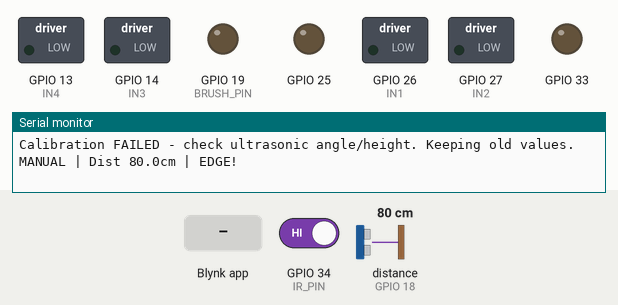
This sketch was run on a simulated ESP32. Parts: switched loads named in the sketch (green lamp = pin HIGH), output pins drawn as LEDs (lit = HIGH), the last lines printed to the serial monitor. Wiring (inferred from the names in the program): ultrasonic range finder: trigger GPIO 5; echo GPIO 18. Dashed ring = blinking. The test bench sets the inputs (shaded band); at power-on: distance to the obstacle (sensor on GPIO 18) 80 cm, GPIO 34 (IR_PIN) HIGH. The echo pulse lasts 58.3 µs per cm; WiFi joins after 1.5 s; servers stay silent unless stated; pins used as bus, display or sensor lines are not drawn.

Above: at 3.0 s.
3.1 s: Blynk app writes 1 to V1
At 4.8 s:
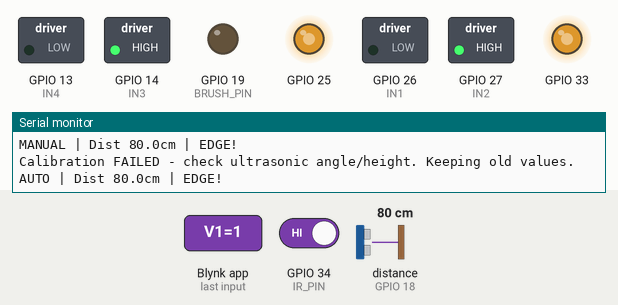
6.1 s: Blynk app writes 1 to V2
At 7.2 s:
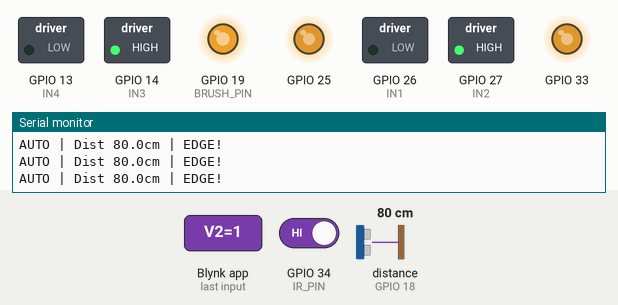
9.1 s: distance to the obstacle (sensor on GPIO 18) set to 8 cm
11.0 s: distance to the obstacle (sensor on GPIO 18) set to 5 cm
At 11.3 s:
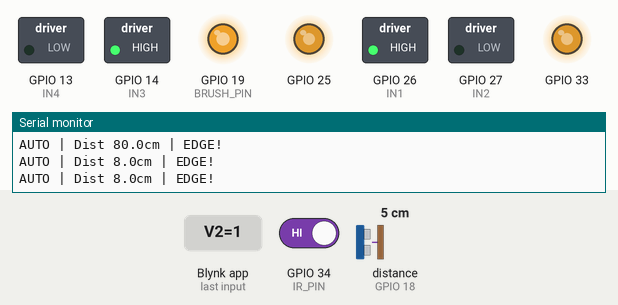
12.5 s: Blynk app writes 0 to V1
At 13.2 s:
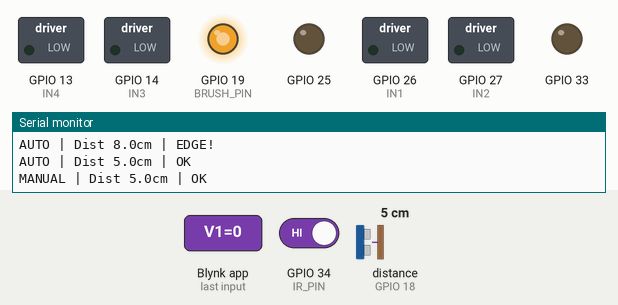
14.0 s: Blynk app writes 200 to V0
At 14.3 s:
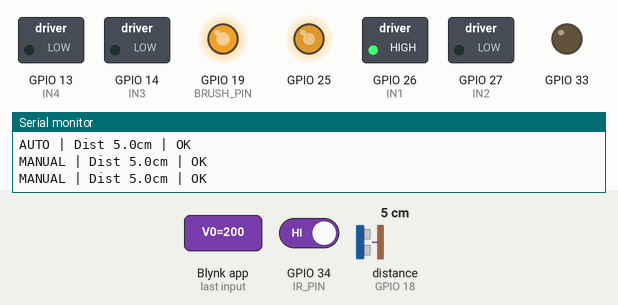
Timing chart, 0 to 16.5 s (numbered marks = the images above; inputs shaded):
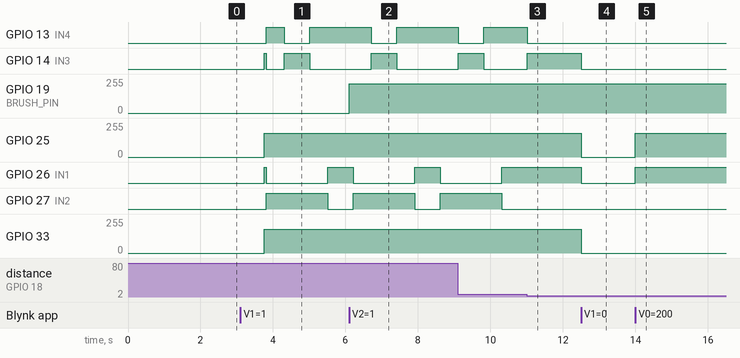

Measured:
- the behaviour switches between 7 and 6 cm on distance to the obstacle (sensor on GPIO 18) (found by bisection; images 2 and 3)
- after the input at 3.1 s, GPIO 13 (IN4): LOW → HIGH after 0.71 s, → LOW 0.50 s later, → HIGH 0.70 s later; GPIO 14 (IN3): LOW → HIGH after 0.66 s, → LOW 0.05 s later, → HIGH 0.50 s later, → LOW 0.70 s later
- after the input at 6.1 s, GPIO 19 (BRUSH_PIN): 0/255 → 219/255 at once
- after the input at 11.0 s, GPIO 26 (IN1): stays HIGH (without the input it goes to LOW after 0.02 s); GPIO 27 (IN2): stays LOW (without the input it goes to HIGH after 0.02 s)
- after the input at 12.5 s, GPIO 14 (IN3), GPIO 26 (IN1): HIGH → LOW at once; GPIO 25, GPIO 33: 179/255 → 0/255 at once
- after the input at 14.0 s, GPIO 25: 0/255 → 179/255 at once; GPIO 26 (IN1): LOW → HIGH at once

The sketch:

solar_cleaner_esp32.ino
```cpp
/*
  Solar Panel Cleaning Robot - ESP32 + Blynk IoT
  --------------------------------------------------------------
  - 2 x DC gear motors via L298N (differential / tank drive)
  - Brush roller motor via a transistor / MOSFET (PWM)
  - HC-SR04 ultrasonic (points DOWN at the glass) -> edge detection
  - IR obstacle sensor (points FORWARD)           -> obstacle avoidance
  - Blynk IoT app: joystick, auto mode, brush switch, speed slider

  Blynk datastreams (create these in your template):
    V0  Joystick (Merge mode, range -100..100 for X and Y, auto-return ON)
    V1  Auto mode switch       (Integer 0..1)
    V2  Brush switch           (Integer 0..1)
    V3  Speed slider           (Integer 100..255, default 180)
    V4  Status label           (String)

  Libraries: "Blynk" by Volodymyr Shymanskyy
  Board:     ESP32 Dev Module (esp32 by Espressif)
*/

// ====== BLYNK CREDENTIALS (paste yours) ======
#define BLYNK_TEMPLATE_ID "TMPL2OVx7Yecb"
#define BLYNK_TEMPLATE_NAME "solar cleaner"
#define BLYNK_AUTH_TOKEN "3pxxyje_kUnrgxhjnd9Npl6E_ygZazoR"
#define BLYNK_PRINT Serial

#include <WiFi.h>
#include <WiFiClient.h>
#include <BlynkSimpleEsp32.h>

char ssid[] = "E36 M52B28";
char pass[] = "MULTIVALVE";

// ====== PIN MAP ======
// L298N
const int ENA = 25;   // left motor speed (PWM)  - remove ENA jumper on L298N
const int IN1 = 26;
const int IN2 = 27;
const int IN3 = 14;
const int IN4 = 13;
const int ENB = 33;   // right motor speed (PWM) - remove ENB jumper on L298N

// Brush motor driver (transistor / MOSFET gate)
const int BRUSH_PIN = 19;

// HC-SR04 (ECHO must go through a voltage divider!)
const int TRIG_PIN = 5;
const int ECHO_PIN = 18;

// IR obstacle sensor (OUT goes LOW when an obstacle is detected)
const int IR_PIN = 34;

// ====== PWM SETTINGS ======
const int PWM_FREQ = 2000;
const int PWM_RES  = 8;      // 0..255
const int CH_ENA = 0, CH_ENB = 1, CH_BRUSH = 2;   // used by older ESP32 cores

// ====== TUNING ======
const bool INVERT_LEFT  = false;   // set true if left wheel spins the wrong way
const bool INVERT_RIGHT = false;   // set true if right wheel spins the wrong way
const float EDGE_MARGIN_CM = 3.0;  // reading above (ground + margin) = edge
const int   DEADZONE       = 15;   // joystick deadzone (of 100)
const unsigned long REVERSE_MS       = 500;
const unsigned long TURN_OBSTACLE_MS = 450;
const unsigned long TURN_EDGE_MS     = 700;
const int BRUSH_DUTY = 220;        // brush motor speed 0..255

// ====== STATE ======
BlynkTimer timer;

int  joyX = 0, joyY = 0;
int  driveSpeed = 180;
bool autoMode = false;
bool brushOn  = false;
bool needCalibrate = true;

float groundCm    = 4.0;   // measured distance to glass (auto-calibrated)
float edgeLimitCm = 7.0;
float distanceCm  = 0;
int   edgeCount   = 0;
bool  edgeDetected     = false;
bool  obstacleDetected = false;

enum AutoState { A_FORWARD, A_REVERSE, A_TURN };
AutoState autoState = A_FORWARD;
unsigned long stateStart = 0;
unsigned long turnDuration = 0;
int  turnDir = 1;            // +1 = right, -1 = left (alternates)
bool lastWasEdge = false;

// ====== PWM HELPERS (work on ESP32 core 2.x and 3.x) ======
void pwmSetup(int pin, int ch) {
#if ESP_ARDUINO_VERSION_MAJOR >= 3
  ledcAttach(pin, PWM_FREQ, PWM_RES);
#else
  ledcSetup(ch, PWM_FREQ, PWM_RES);
  ledcAttachPin(pin, ch);
#endif
}

void pwmWrite(int pin, int ch, int duty) {
#if ESP_ARDUINO_VERSION_MAJOR >= 3
  ledcWrite(pin, duty);
#else
  ledcWrite(ch, duty);
#endif
}

// ====== MOTOR CONTROL ======
void driveMotor(int inA, int inB, int en, int ch, int speed) {
  if (speed > 0)      { digitalWrite(inA, HIGH); digitalWrite(inB, LOW);  }
  else if (speed < 0) { digitalWrite(inA, LOW);  digitalWrite(inB, HIGH); }
  else                { digitalWrite(inA, LOW);  digitalWrite(inB, LOW);  }
  pwmWrite(en, ch, constrain(abs(speed), 0, 255));
}

// speeds: -255..255 (negative = reverse)
void setMotors(int left, int right) {
  if (INVERT_LEFT)  left  = -left;
  if (INVERT_RIGHT) right = -right;
  driveMotor(IN1, IN2, ENA, CH_ENA, left);
  driveMotor(IN3, IN4, ENB, CH_ENB, right);
}

void stopMotors() { setMotors(0, 0); }

void applyBrush() {
  pwmWrite(BRUSH_PIN, CH_BRUSH, brushOn ? BRUSH_DUTY : 0);
}

// ====== SENSORS ======
float readDistanceCm() {
  digitalWrite(TRIG_PIN, LOW);
  delayMicroseconds(2);
  digitalWrite(TRIG_PIN, HIGH);
  delayMicroseconds(10);
  digitalWrite(TRIG_PIN, LOW);
  unsigned long dur = pulseIn(ECHO_PIN, HIGH, 12000UL);  // ~2 m timeout
  if (dur == 0) return 999.0;                            // no echo = nothing below = edge
  return dur * 0.0343 / 2.0;
}

void calibrateGround() {
  float sum = 0;
  int n = 0;
  for (int i = 0; i < 10; i++) {
    float d = readDistanceCm();
    if (d < 40.0) { sum += d; n++; }
    delay(60);
  }
  if (n >= 5) {
    groundCm = sum / n;
    edgeLimitCm = groundCm + EDGE_MARGIN_CM;
    Serial.printf("Calibrated: ground = %.1f cm, edge limit = %.1f cm\n", groundCm, edgeLimitCm);
  } else {
    Serial.println("Calibration FAILED - check ultrasonic angle/height. Keeping old values.");
  }
  edgeCount = 0;
}

void updateSensors() {
  static unsigned long last = 0;
  if (millis() - last >= 50) {
    last = millis();
    distanceCm = readDistanceCm();
    if (distanceCm > edgeLimitCm) edgeCount++; else edgeCount = 0;
    edgeDetected = (edgeCount >= 2);          // 2 readings in a row = real edge
  }
  obstacleDetected = (digitalRead(IR_PIN) == LOW);
}

// ====== MANUAL MODE (joystick tank mixing) ======
void runManual() {
  int x = joyX, y = joyY;
  if (abs(x) < DEADZONE) x = 0;
  if (abs(y) < DEADZONE) y = 0;

  if (edgeDetected && y > 0) y = 0;           // safety: never drive forward off the edge

  int left  = constrain(y + x, -100, 100);
  int right = constrain(y - x, -100, 100);
  setMotors(left * driveSpeed / 100, right * driveSpeed / 100);
}

// ====== AUTO MODE ======
void runAuto() {
  switch (autoState) {

    case A_FORWARD:
      if (edgeDetected || obstacleDetected) {
        lastWasEdge = edgeDetected;
        stateStart = millis();
        autoState = A_REVERSE;
      } else {
        setMotors(driveSpeed, driveSpeed);
      }
      break;

    case A_REVERSE:
      setMotors(-driveSpeed, -driveSpeed);
      if (millis() - stateStart >= REVERSE_MS) {
        turnDir = -turnDir;                    // alternate left / right
        turnDuration = lastWasEdge ? TURN_EDGE_MS : TURN_OBSTACLE_MS;
        stateStart = millis();
        autoState = A_TURN;
      }
      break;

    case A_TURN:
      setMotors(turnDir * driveSpeed, -turnDir * driveSpeed);
      if (millis() - stateStart >= turnDuration) {
        autoState = A_FORWARD;
      }
      break;
  }
}

void setAutoMode(bool on) {
  stopMotors();
  autoMode = on;
  autoState = A_FORWARD;
  joyX = joyY = 0;
  if (on) needCalibrate = true;               // re-measure glass distance on the panel
}

// ====== BLYNK ======
BLYNK_CONNECTED() {
  Blynk.virtualWrite(V1, 0);                  // app switches start OFF (safe)
  Blynk.virtualWrite(V2, 0);
  Blynk.syncVirtual(V3);
}

BLYNK_WRITE(V0) { joyX = param[0].asInt(); joyY = param[1].asInt(); }
BLYNK_WRITE(V1) { setAutoMode(param.asInt() == 1); }
BLYNK_WRITE(V2) { brushOn = (param.asInt() == 1); applyBrush(); }
BLYNK_WRITE(V3) { driveSpeed = constrain(param.asInt(), 0, 255); }

void sendStatus() {
  String s = autoMode ? "AUTO" : "MANUAL";
  s += " | Dist ";
  s += (distanceCm > 100) ? String("--") : String(distanceCm, 1);
  s += "cm | ";
  if (edgeDetected)          s += "EDGE!";
  else if (obstacleDetected) s += "OBSTACLE";
  else                       s += "OK";
  Blynk.virtualWrite(V4, s);

  Serial.println(s);
}

// ====== SETUP / LOOP ======
void setup() {
  Serial.begin(115200);

  pinMode(IN1, OUTPUT); pinMode(IN2, OUTPUT);
  pinMode(IN3, OUTPUT); pinMode(IN4, OUTPUT);
  pinMode(TRIG_PIN, OUTPUT);
  pinMode(ECHO_PIN, INPUT);
  pinMode(IR_PIN, INPUT);

  pwmSetup(ENA, CH_ENA);
  pwmSetup(ENB, CH_ENB);
  pwmSetup(BRUSH_PIN, CH_BRUSH);
  stopMotors();
  applyBrush();

  Blynk.begin(BLYNK_AUTH_TOKEN, ssid, pass);   // blocks until Wi-Fi + Blynk connect
  timer.setInterval(1000L, sendStatus);
}

void loop() {
  Blynk.run();
  timer.run();

  if (needCalibrate) {
    stopMotors();
    calibrateGround();
    needCalibrate = false;
  }

  updateSensors();

  if (autoMode)               runAuto();
  else if (Blynk.connected()) runManual();
  else                        stopMotors();   // lost connection in manual = stop
}
```
